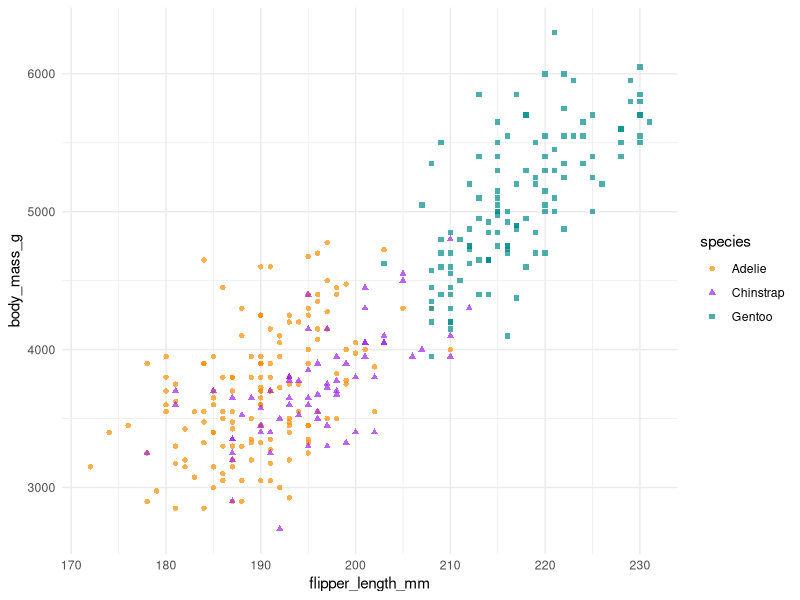
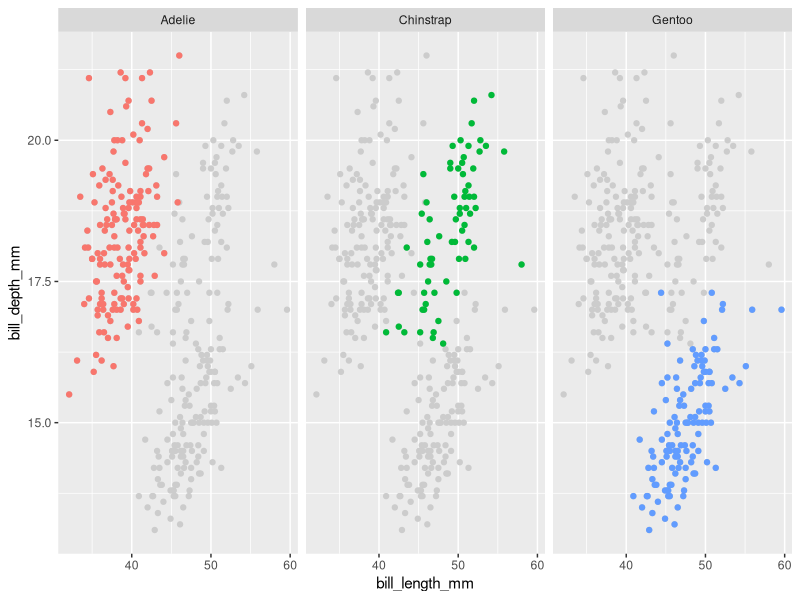

These figures' R source, in order: (Note: this script raises an error after producing the figures.)
## ---- chunk 1
knitr::opts_chunk$set(
  echo = TRUE,
  message = FALSE,
  warning = FALSE,
  fig.align = "center"
)
## ---- chunk 2
library(tidyverse)
library(palmerpenguins)
## ---- chunk 3
penguins %>%
  group_by(species) %>%
  summarize(across(where(is.numeric), mean, na.rm = TRUE))
## ---- chunk 4
penguins %>%
  ggplot(aes(flipper_length_mm, body_mass_g, group = species)) +
  geom_point(aes(colour = species, shape = species), alpha = 0.7) +
  scale_color_manual(values = c("darkorange", "purple", "cyan4")) +
  theme_minimal() 
## ---- chunk 5
penguins %>%
  ggplot(aes(x = bill_length_mm, y = bill_depth_mm)) +
  geom_point(data = penguins %>% select(-species), color = "gray80") +
  geom_point(aes(color = species)) +
  facet_wrap(vars(species), ncol = 3) +
  guides(color = guide_none())
## ---- chunk 6
knitr::include_graphics("images/penguins-comfort.png")
